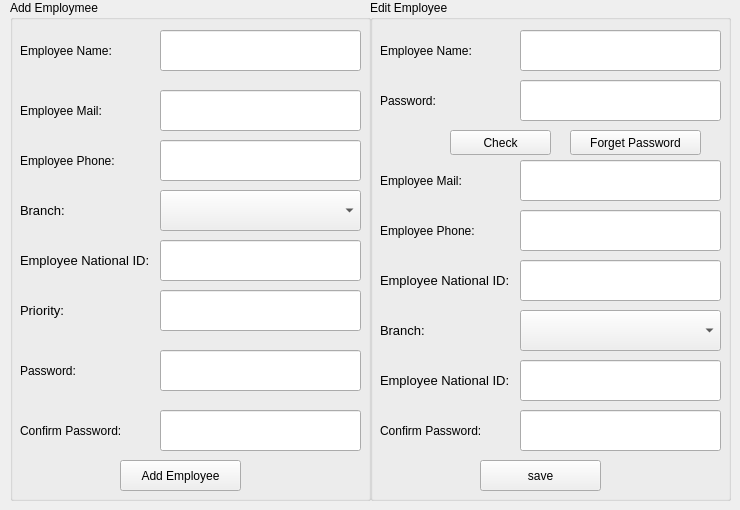
      <widget class="QWidget" name="tab_15">
       <attribute name="title">
        <string>Add Employee</string>
       </attribute>
       <widget class="QGroupBox" name="groupBox_5">
        <property name="geometry">
         <rect>
          <x>10</x>
          <y>0</y>
          <width>361</width>
          <height>501</height>
         </rect>
        </property>
        <property name="title">
         <string>Add Employmee</string>
        </property>
        <widget class="QLineEdit" name="lineEdit_23">
         <property name="geometry">
          <rect>
           <x>150</x>
           <y>90</y>
           <width>201</width>
           <height>41</height>
          </rect>
         </property>
        </widget>
        <widget class="QLineEdit" name="lineEdit_24">
         <property name="geometry">
          <rect>
           <x>150</x>
           <y>30</y>
           <width>201</width>
           <height>41</height>
          </rect>
         </property>
        </widget>
        <widget class="QLabel" name="label_36">
         <property name="geometry">
          <rect>
           <x>10</x>
           <y>90</y>
           <width>141</width>
           <height>41</height>
          </rect>
         </property>
         <property name="text">
          <string>Employee Mail:</string>
         </property>
        </widget>
        <widget class="QLineEdit" name="lineEdit_25">
         <property name="geometry">
          <rect>
           <x>150</x>
           <y>240</y>
           <width>201</width>
           <height>41</height>
          </rect>
         </property>
        </widget>
        <widget class="QLabel" name="label_37">
         <property name="geometry">
          <rect>
           <x>10</x>
           <y>30</y>
           <width>141</width>
           <height>41</height>
          </rect>
         </property>
         <property name="text">
          <string>Employee Name:</string>
         </property>
        </widget>
        <widget class="QLabel" name="label_38">
         <property name="geometry">
          <rect>
           <x>10</x>
           <y>140</y>
           <width>141</width>
           <height>41</height>
          </rect>
         </property>
         <property name="text">
          <string>Employee Phone:</string>
         </property>
        </widget>
        <widget class="QLineEdit" name="lineEdit_27">
         <property name="geometry">
          <rect>
           <x>150</x>
           <y>140</y>
           <width>201</width>
           <height>41</height>
          </rect>
         </property>
        </widget>
        <widget class="QLabel" name="label_39">
         <property name="geometry">
          <rect>
           <x>10</x>
           <y>240</y>
           <width>151</width>
           <height>41</height>
          </rect>
         </property>
         <property name="text">
          <string>&lt;html&gt;&lt;head/&gt;&lt;body&gt;&lt;p&gt;&lt;span style=&quot; font-size:10pt;&quot;&gt;Employee National ID:&lt;/span&gt;&lt;/p&gt;&lt;/body&gt;&lt;/html&gt;</string>
         </property>
        </widget>
        <widget class="QLineEdit" name="lineEdit_29">
         <property name="geometry">
          <rect>
           <x>150</x>
           <y>350</y>
           <width>201</width>
           <height>41</height>
          </rect>
         </property>
         <property name="echoMode">
          <enum>QLineEdit::Password</enum>
         </property>
        </widget>
        <widget class="QLabel" name="label_40">
         <property name="geometry">
          <rect>
           <x>10</x>
           <y>350</y>
           <width>141</width>
           <height>41</height>
          </rect>
         </property>
         <property name="text">
          <string>Password:</string>
         </property>
        </widget>
        <widget class="QLineEdit" name="lineEdit_30">
         <property name="geometry">
          <rect>
           <x>150</x>
           <y>410</y>
           <width>201</width>
           <height>41</height>
          </rect>
         </property>
         <property name="echoMode">
          <enum>QLineEdit::Password</enum>
         </property>
        </widget>
        <widget class="QLabel" name="label_41">
         <property name="geometry">
          <rect>
           <x>10</x>
           <y>410</y>
           <width>141</width>
           <height>41</height>
          </rect>
         </property>
         <property name="text">
          <string>Confirm Password:</string>
         </property>
        </widget>
        <widget class="QPushButton" name="pushButton_20">
         <property name="geometry">
          <rect>
           <x>110</x>
           <y>460</y>
           <width>121</width>
           <height>31</height>
          </rect>
         </property>
         <property name="text">
          <string>Add Employee</string>
         </property>
        </widget>
        <widget class="QLineEdit" name="lineEdit_49">
         <property name="geometry">
          <rect>
           <x>150</x>
           <y>290</y>
           <width>201</width>
           <height>41</height>
          </rect>
         </property>
        </widget>
        <widget class="QLabel" name="label_55">
         <property name="geometry">
          <rect>
           <x>10</x>
           <y>290</y>
           <width>151</width>
           <height>41</height>
          </rect>
         </property>
         <property name="text">
          <string>&lt;html&gt;&lt;head/&gt;&lt;body&gt;&lt;p&gt;&lt;span style=&quot; font-size:10pt;&quot;&gt;Priority:&lt;/span&gt;&lt;/p&gt;&lt;/body&gt;&lt;/html&gt;</string>
         </property>
        </widget>
        <widget class="QLabel" name="label_46">
         <property name="geometry">
          <rect>
           <x>10</x>
           <y>190</y>
           <width>151</width>
           <height>41</height>
          </rect>
         </property>
         <property name="text">
          <string>&lt;html&gt;&lt;head/&gt;&lt;body&gt;&lt;p&gt;&lt;span style=&quot; font-size:10pt;&quot;&gt;Branch:&lt;/span&gt;&lt;/p&gt;&lt;/body&gt;&lt;/html&gt;</string>
         </property>
        </widget>
        <widget class="QComboBox" name="comboBox_20">
         <property name="geometry">
          <rect>
           <x>150</x>
           <y>190</y>
           <width>201</width>
           <height>41</height>
          </rect>
         </property>
        </widget>
       </widget>
       <widget class="QGroupBox" name="groupBox_6">
        <property name="geometry">
         <rect>
          <x>370</x>
          <y>0</y>
          <width>361</width>
          <height>501</height>
         </rect>
        </property>
        <property name="title">
         <string>Edit Employee</string>
        </property>
        <widget class="QLineEdit" name="lineEdit_43">
         <property name="geometry">
          <rect>
           <x>150</x>
           <y>160</y>
           <width>201</width>
           <height>41</height>
          </rect>
         </property>
        </widget>
        <widget class="QLineEdit" name="lineEdit_44">
         <property name="geometry">
          <rect>
           <x>150</x>
           <y>30</y>
           <width>201</width>
           <height>41</height>
          </rect>
         </property>
        </widget>
        <widget class="QLabel" name="label_48">
         <property name="geometry">
          <rect>
           <x>10</x>
           <y>160</y>
           <width>141</width>
           <height>41</height>
          </rect>
         </property>
         <property name="text">
          <string>Employee Mail:</string>
         </property>
        </widget>
        <widget class="QLineEdit" name="lineEdit_45">
         <property name="geometry">
          <rect>
           <x>150</x>
           <y>260</y>
           <width>201</width>
           <height>41</height>
          </rect>
         </property>
        </widget>
        <widget class="QLabel" name="label_49">
         <property name="geometry">
          <rect>
           <x>10</x>
           <y>30</y>
           <width>141</width>
           <height>41</height>
          </rect>
         </property>
         <property name="text">
          <string>Employee Name:</string>
         </property>
        </widget>
        <widget class="QLabel" name="label_50">
         <property name="geometry">
          <rect>
           <x>10</x>
           <y>210</y>
           <width>141</width>
           <height>41</height>
          </rect>
         </property>
         <property name="text">
          <string>Employee Phone:</string>
         </property>
        </widget>
        <widget class="QLineEdit" name="lineEdit_46">
         <property name="geometry">
          <rect>
           <x>150</x>
           <y>210</y>
           <width>201</width>
           <height>41</height>
          </rect>
         </property>
        </widget>
        <widget class="QLabel" name="label_51">
         <property name="geometry">
          <rect>
           <x>10</x>
           <y>260</y>
           <width>151</width>
           <height>41</height>
          </rect>
         </property>
         <property name="text">
          <string>&lt;html&gt;&lt;head/&gt;&lt;body&gt;&lt;p&gt;&lt;span style=&quot; font-size:10pt;&quot;&gt;Employee National ID:&lt;/span&gt;&lt;/p&gt;&lt;/body&gt;&lt;/html&gt;</string>
         </property>
        </widget>
        <widget class="QLineEdit" name="lineEdit_47">
         <property name="geometry">
          <rect>
           <x>150</x>
           <y>80</y>
           <width>201</width>
           <height>41</height>
          </rect>
         </property>
        </widget>
        <widget class="QLabel" name="label_52">
         <property name="geometry">
          <rect>
           <x>10</x>
           <y>80</y>
           <width>141</width>
           <height>41</height>
          </rect>
         </property>
         <property name="text">
          <string>Password:</string>
         </property>
        </widget>
        <widget class="QLineEdit" name="lineEdit_48">
         <property name="geometry">
          <rect>
           <x>150</x>
           <y>410</y>
           <width>201</width>
           <height>41</height>
          </rect>
         </property>
        </widget>
        <widget class="QLabel" name="label_53">
         <property name="geometry">
          <rect>
           <x>10</x>
           <y>410</y>
           <width>141</width>
           <height>41</height>
          </rect>
         </property>
         <property name="text">
          <string>Confirm Password:</string>
         </property>
        </widget>
        <widget class="QPushButton" name="pushButton_29">
         <property name="geometry">
          <rect>
           <x>110</x>
           <y>460</y>
           <width>121</width>
           <height>31</height>
          </rect>
         </property>
         <property name="text">
          <string>save</string>
         </property>
        </widget>
        <widget class="QPushButton" name="pushButton_30">
         <property name="geometry">
          <rect>
           <x>80</x>
           <y>130</y>
           <width>101</width>
           <height>25</height>
          </rect>
         </property>
         <property name="text">
          <string>Check</string>
         </property>
        </widget>
        <widget class="QPushButton" name="pushButton_33">
         <property name="geometry">
          <rect>
           <x>200</x>
           <y>130</y>
           <width>131</width>
           <height>25</height>
          </rect>
         </property>
         <property name="text">
          <string>Forget Password</string>
         </property>
        </widget>
        <widget class="QLabel" name="label_56">
         <property name="geometry">
          <rect>
           <x>10</x>
           <y>360</y>
           <width>151</width>
           <height>41</height>
          </rect>
         </property>
         <property name="text">
          <string>&lt;html&gt;&lt;head/&gt;&lt;body&gt;&lt;p&gt;&lt;span style=&quot; font-size:10pt;&quot;&gt;Employee National ID:&lt;/span&gt;&lt;/p&gt;&lt;/body&gt;&lt;/html&gt;</string>
         </property>
        </widget>
        <widget class="QLineEdit" name="lineEdit_50">
         <property name="geometry">
          <rect>
           <x>150</x>
           <y>360</y>
           <width>201</width>
           <height>41</height>
          </rect>
         </property>
        </widget>
        <widget class="QLabel" name="label_57">
         <property name="geometry">
          <rect>
           <x>10</x>
           <y>310</y>
           <width>151</width>
           <height>41</height>
          </rect>
         </property>
         <property name="text">
          <string>&lt;html&gt;&lt;head/&gt;&lt;body&gt;&lt;p&gt;&lt;span style=&quot; font-size:10pt;&quot;&gt;Branch:&lt;/span&gt;&lt;/p&gt;&lt;/body&gt;&lt;/html&gt;</string>
         </property>
        </widget>
        <widget class="QComboBox" name="comboBox_21">
         <property name="geometry">
          <rect>
           <x>150</x>
           <y>310</y>
           <width>201</width>
           <height>41</height>
          </rect>
         </property>
        </widget>
       </widget>
      </widget>
